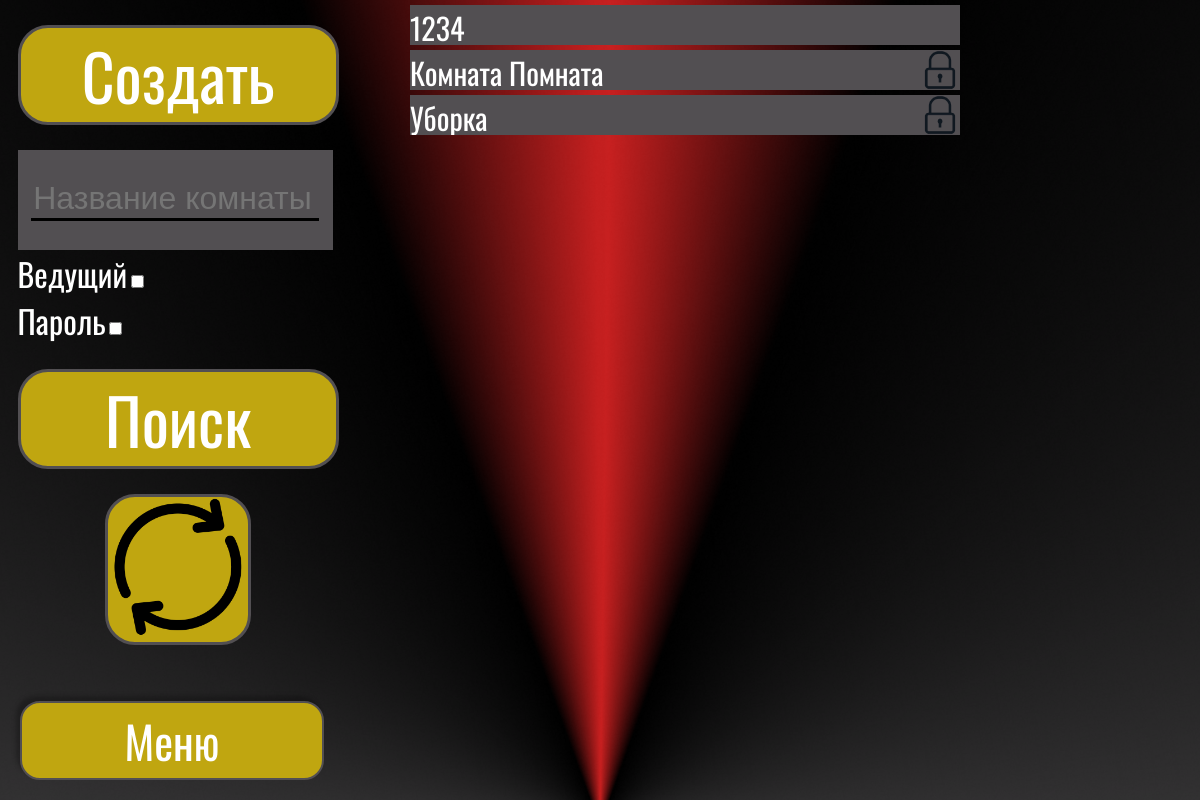
The page /game/ on the database as committed earlier.
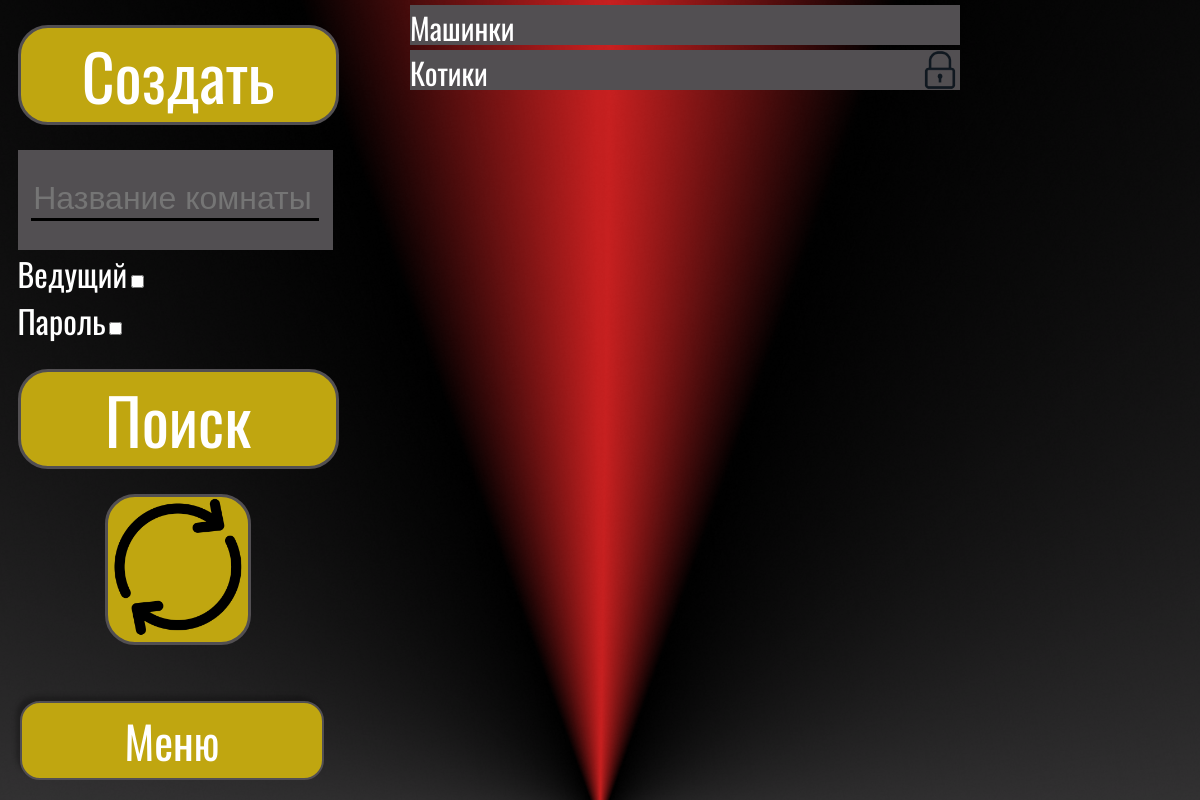
The same page on the database as committed later.
### main/models.py (models this page shows, shortened)
class game_rooms(models.Model):
    Game_mode = [
        (0, 'Классика'),
        (1, 'Спорт'),
        (2, 'Совместный ответ'),
    ]
    ID = models.BigAutoField(primary_key=True)
    room_name = models.CharField(max_length=50)
    clos_room = models.BooleanField(default=False)
    password_room = models.CharField(max_length=50, null=True, blank=True)
    selections = models.ForeignKey(Selections, on_delete=models.PROTECT, related_name='Selection_Room')
    game_mode = models.IntegerField(choices=Game_mode, default=0)
    host = models.ForeignKey(Users, on_delete=models.PROTECT, related_name='host_game_rooms')
    captain =models.ForeignKey(Users, on_delete=models.PROTECT, related_name='captain_game_rooms', null=True, blank=True)
    leader = models.ForeignKey(Users, on_delete=models.PROTECT, related_name='leader_game_rooms', null=True, blank=True)
    room_limit = models.IntegerField(
        validators=[
            MinValueValidator(3),
            MaxValueValidator(8)
        ]
    )
    people_on_page = models.JSONField(default=dict, null=True, blank=True)
    room_description = models.TextField(null=True, blank=True)
    early_answer = models.BooleanField(default=True)
    time_answer = models.IntegerField(
        validators=[
            MinValueValidator(5),
            MaxValueValidator(600)
        ]
    )
    clear_chat = models.BooleanField(default=False)
    question_time = models.IntegerField(
        validators=[
            MinValueValidator(10),
            MaxValueValidator(600)
        ]
    )
    show_question = models.BooleanField(default=True)
    reading_speed = models.IntegerField(
        validators=[
            MinValueValidator(1),
            MaxValueValidator(60)
        ]
    )
    random_order = models.BooleanField(default=True)
    break_between_questions = models.IntegerField(
        validators=[
            MinValueValidator(0),
            MaxValueValidator(600)
        ]
    )
    class Meta:
        verbose_name = 'Игровая комната'
        verbose_name_plural = 'Игровые комнаты'

### main/views.py (the view)
# urls.py: path('', views.Game_Room, name="Game_Room"),
def Game_Room(request):
    error = request.GET.get('err')
    rooms = game_rooms.objects.all()
    if error:
        return render(request, "main/main_game.html", {
            "rooms": rooms,
            "error": error,
        })
    return render(request, "main/main_game.html",{"rooms":rooms})

### main/templates/main/main_game.html (shortened to what this page needs)
{% load static %}
<!DOCTYPE html>
<html lang="ru">
<head>
    <link rel="stylesheet" href="{% static 'main/css/game_search.css' %}">
</head>
<body>
    <div id="page">
        <div id="tools_search">
            <div id="button_create" class="button"><a style="text-decoration: none; color: inherit;" href="{% url 'Create_Room' %}">Создать</a></div>
            <div id="input_box"><input id="input_search" class="input_select" placeholder="Название комнаты" onkeyup="filterItemsSesion()"></div>
            <div id="select_box">
                <div class="line">Ведущий<input id="leader" type="checkbox" class="check"></div>
                <div class="line">Пароль<input id="password" type="checkbox" class="check"></div>
            </div>
            <div id="button_search" class="button">Поиск</div>
            <div id="refresh_button" class="button"><img id="img_refresh" alt="обновить" src="{% static 'main/img/refresh.png' %}"></div>
        </div>
        <div id="rooms">
            <div id="room_scroll_box">
                <ul id="list_rooms">
                    {% for room in rooms %}
                    <li class="room"
                        data-name="{{ room.room_name }}"
                        data-description="{{ room.room_description }}"
                        data-selection="{{ room.selections.selection_name }}"
                        {% if room.leader %} data-leader="True" {% else %} data-leader="False" {% endif %}
                        data-password="{{ room.clos_room }}"
                        data-room="{{ room.ID }}"
                        data-time="{{room.question_time}}"
                        data-mode = "{{room.game_mode}}"
                        data-users="{{ room.people_on_page.users|length }}"
                        data-limit="{{ room.room_limit }}">
                        {{ room.room_name }}
                        {% if room.clos_room %}
                        <img class="img_lock" alt="close" src="{% static 'main/img/lock.png' %}">
                        {% endif %}
                    </li>
                    {% empty %}
                    <li class="room">Нет созданных комнат</li>
                    {% endfor %}
                </ul>
            </div>
        </div>
    </div>
    <div id="main_page" class="main_button"><a style="text-decoration: none; color: inherit;" href="{% url 'Menu' %}?pas=123">Меню</a></div>
</body>
</html>

### main/static/main/css/game_search.css (style rules this page uses)
body { font-family: 'Oswald', sans-serif; padding: 0; margin: 0; height: 100vh; background-image: url('../img/background.png'); background-size: cover; background-position: center; background-repeat: no-repeat; }
#main_page { position: fixed; bottom: 20px; left: 20px; z-index: 1000; display: flex; justify-content: center; align-items: center; background-color: #C0A610; border: 2px solid #524F52; border-radius: 20px; color: white; font-family: 'Oswald', sans-serif; text-align: center; font-size: 45px; height: 75px; width: 300px; cursor: pointer; transition: .5s; box-shadow: -4px -5px 4px 0px rgba(0, 0, 0, 0.25); }
#page { display: flex; overflow-y: hidden; overflow-x: auto; width: 100vw; height: 100vh; }
#tools_search { flex: 0 0 auto; height: 100%; width: 25%; min-width: 350px; }
#rooms { flex: 0 0 auto; height: 100%; width: 40%; margin-left: 5%; min-width: 550px; }
.button { background-color: #C0A610; border: 3px solid #524F52; border-radius: 30px; color: white; text-align: center; cursor: pointer; }
#button_create { width: 90%; margin-left: 5%; margin-top: 25px; font-size: 64px; }
#input_box { background-color: rgba(82, 79, 82, 1); margin-top: 25px; width: 90%; height: 100px; margin-left: 5%; display: flex; justify-content: center; align-items: center; padding: 0; }
#input_search { width: 90%; color: white; }
.input_select { border: none; outline: none; box-shadow: none; background: transparent; color: white; border-bottom: 3px solid rgba(0, 0, 0, 1); font-size: 32px; }
.input_select::placeholder { font-size: 32px; }
#select_box { width: 90%; margin-left: 5%; color: white; font-size: 32px; }
#button_search { width: 90%; margin-left: 5%; margin-top: 25px; font-size: 64px; }
#refresh_button { margin-top: 25px; width: 40%; margin-left: 30%; }
#img_refresh { width: 100%; }
#room_scroll_box { overflow-y: auto; overflow-x: hidden; height: 100% scrollbar-width: thin; scrollbar-color: #C0A610 rgba(82, 79, 82, 1); }
#list_rooms { list-style-type: none; padding: 0; margin: 0; }
.room { margin-top: 5px; height: 40px; color: white; font-size: 30px; background-color: rgba(82, 79, 82, 1); cursor: pointer; }
.img_lock { float: right; height: 100%; }

Rows that differ between the two databases and show on the page:
removed game_rooms: room_name "1234"
removed game_rooms: room_name "Комната Помната", clos_room True (drawn)
removed game_rooms: room_name "Уборка", clos_room True (drawn)
added game_rooms: room_name "Машинки"
added game_rooms: room_name "Котики", clos_room True (drawn)
